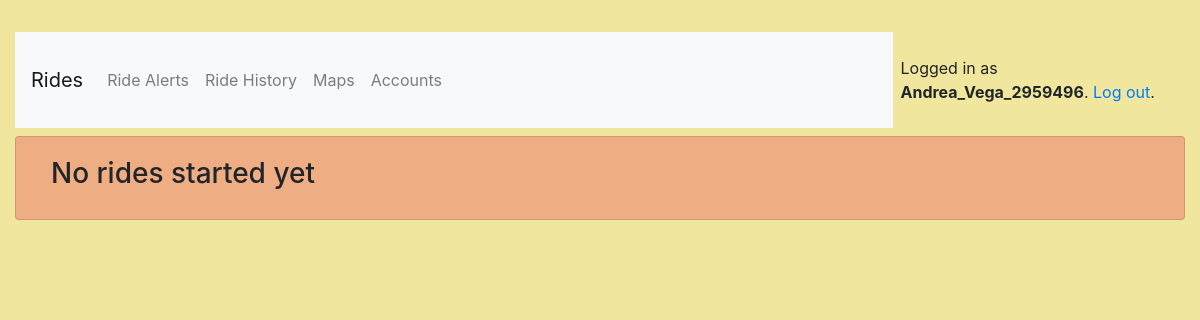
The app's page /e/rides/ (signed in), older data.
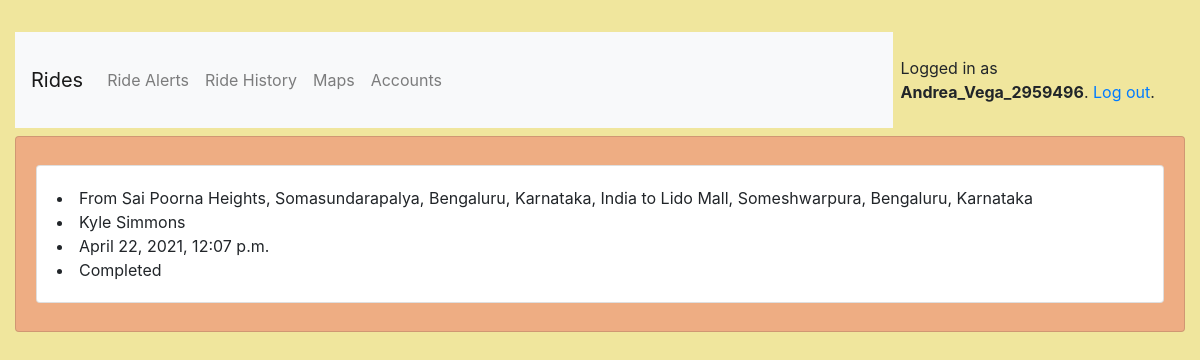
The same page, newer data.
### rides/models.py (models this page shows, shortened)
class Ride(models.Model):
    rider = models.ForeignKey(User, on_delete=models.CASCADE, null=True, blank=True)
    cabee = models.ForeignKey(Executive, on_delete=models.CASCADE, null=True, blank=True)
    cab = models.ForeignKey(Cab, on_delete=models.CASCADE, null=True, blank=True)
    date_time = models.DateTimeField(auto_now=False, auto_now_add=True)
    updated_time = models.DateTimeField(auto_now=True, auto_now_add=False)
    status = models.ForeignKey(Status, on_delete=models.CASCADE, null=True, blank=True)
    travelled = models.DecimalField(max_digits=15, decimal_places=2, default=0.0)
    charges = models.DecimalField(max_digits=15, decimal_places=2, default=0.0)
    source = models.CharField(max_length=200, blank=False)
    destination = models.CharField(max_length=200, blank=False)
    is_started = models.BooleanField(default=False)

class User(AbstractUser):
    is_rider = models.BooleanField(default=False)
    is_ex = models.BooleanField(default=False)
    name = models.CharField(max_length=100)
    cell = PhoneNumberField(blank=True)
    wallet = models.DecimalField(max_digits=15, decimal_places=2, default=0.0)

class Status(models.Model):
    name = models.CharField(max_length=30)
    color = models.CharField(max_length=7, default='#007bff')
    class Meta:
        verbose_name_plural = "Status"

### rides/views/executive.py (the view)
# urls.py: path('rides/', rider.PastRides.as_view(), name='history'),
@method_decorator([login_required, executive_required], name='dispatch')
class PastRides(ListView):
    model = Ride
    context_object_name = "rides"
    template_name = 'rides/exec/ride_history.html'
    queryset = Ride.objects.exclude(status=Status.objects.get(name="On Queue"))
    def get_queryset(self):
        queryset = self.queryset.filter(cabee=self.request.user.executive)
        return queryset
    def get_context_data(self, **kwargs):
        context = super().get_context_data(**kwargs)
        rides = self.queryset.filter(cabee=self.request.user.executive)
        print(rides.count())
        context['ride_available'] = False if rides.count() == 0 else True
        return context

### rides/templates/rides/exec/ride_history.html (shortened to what this page needs)
{% extends "base.html" %}
{% block content %}
    {% if ride_available %}
        {% for ride in rides %}
            <div class="row my-2">
                <div class="card w-100">
                    <div class="card-body">
                        <li>From {{ ride.source }} to {{ ride.destination }}</li>
                        <li>{{ ride.rider.name }}</li>
                        <li>{{ ride.date_time }}</li>
                        <li>{{ ride.status.name }}</li>
                    </div>
                </div>
            </div>
        {% endfor %}
    {% else %}
        <h3>No rides started yet</h3>
    {% endif %}
{% endblock %}

Row changes from the older to the newer data that the page shows:
added Ride: source "Sai Poorna Heights, Somasundarapalya, Bengaluru, Karnataka, India", destination "Lido Mall, Someshwarpura, Bengaluru, Karnataka", rider.name "Kyle Simmons", date_time "April 22, 2021, 12:07 p.m.", status.name "Completed"
Text that changed along with them:
text no longer shown: "No rides started yet"
